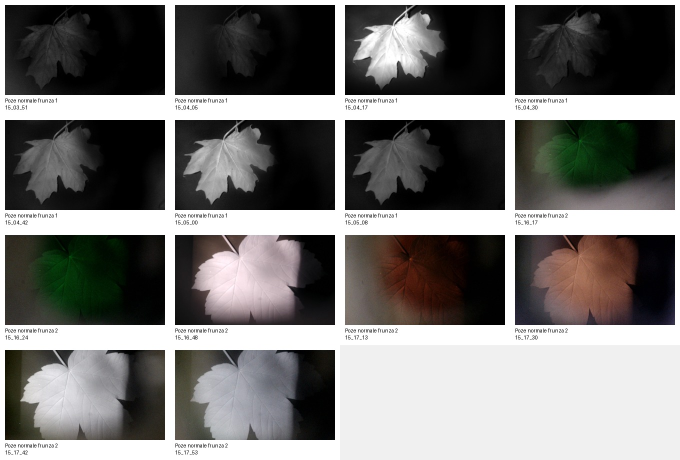
#> input picture outputs/spectrometer_photo_comparison/photo_contact_sheet.jpg, 1360 x 920 px, given as the content of the folder /OneDrive/Desktop/Archive/Misc/Review Folders/New folder (6), which was not available (shown at 1/2 size)
$ python compare_spectrometer_photos.py
#> lines starting #> are read from the running program, lines starting #| are printed output that depends on the picture; after the words box and inside, x2 and y2 are one past the last pixel; in counts of white or black regions, pixels touching at a corner belong together; pictures that were not available may be replaced by others from this repository, and a replacement may not be noted
"""Compare normal camera photos with exported spectrometer measurements.

This script is designed for the leaf dataset in:

    C:/Users/david/OneDrive/Desktop/Archive/Misc/Review Folders/New folder (6)

It can run immediately on the JPG photos and OceanView .ocv file names. For
spectral plots and camera-vs-spectrum tables, export the .ocv measurements from
OceanView as CSV files and place them in an input folder, then pass that folder
with --spectra-csv-dir.
"""

from __future__ import annotations

import argparse
import csv
import math
import re
import zipfile
from dataclasses import dataclass
from pathlib import Path

import matplotlib.pyplot as plt
import numpy as np
from PIL import Image


DEFAULT_DATASET = Path(
    r"C:\Users\david\OneDrive\Desktop\Archive\Misc\Review Folders\New folder (6)"
)
DEFAULT_OUTPUT = Path("outputs") / "spectrometer_photo_comparison"
FILTER_WAVELENGTHS = (532, 556, 680, 725, 850, 940)


@dataclass(frozen=True)
class Spectrum:
    path: Path
    wavelengths_nm: np.ndarray
    values: np.ndarray
    metadata: dict[str, str]


def main() -> None:
    parser = argparse.ArgumentParser(
        description="Build photo metrics and optional spectrum comparisons for leaf measurements."
    )
    parser.add_argument("--dataset", type=Path, default=DEFAULT_DATASET)
    parser.add_argument("--output", type=Path, default=DEFAULT_OUTPUT)
    parser.add_argument(
        "--spectra-csv-dir",
        type=Path,
        default=None,
        help="Folder containing spectra exported from OceanView as CSV/TXT.",
    )
    args = parser.parse_args()

    dataset = args.dataset.expanduser()
    output = args.output.expanduser()
    output.mkdir(parents=True, exist_ok=True)

    photo_rows = analyze_photos(dataset)
    ocv_rows = catalog_ocv_files(dataset)

    write_csv(output / "photo_color_metrics.csv", photo_rows)
    write_csv(output / "spectrometer_file_catalog.csv", ocv_rows)
    plot_photo_metrics(photo_rows, output / "photo_color_indices.png")

    spectra: list[Spectrum] = []
    if args.spectra_csv_dir:
        spectra = load_spectra(args.spectra_csv_dir.expanduser())
        if spectra:
            write_csv(output / "exported_spectrum_features.csv", spectrum_feature_rows(spectra))
            plot_spectra(spectra, output / "exported_spectra_overlay.png")
            write_csv(output / "camera_vs_spectrum_template.csv", comparison_template(photo_rows, spectra))

    write_readme(output, dataset, args.spectra_csv_dir, len(photo_rows), len(ocv_rows), len(spectra))
    print(f"Wrote analysis files to: {output.resolve()}")


def analyze_photos(dataset: Path) -> list[dict[str, object]]:
    rows: list[dict[str, object]] = []
    for path in sorted(dataset.rglob("*.jpg")):
        image = Image.open(path).convert("RGB")
#> image is the input picture: PIL image 1360x920 RGB; mean R, G, B 120.9, 119.6, 117.9
        arr = np.asarray(image, dtype=np.float32) / 255.0
        r, g, b = arr[:, :, 0], arr[:, :, 1], arr[:, :, 2]
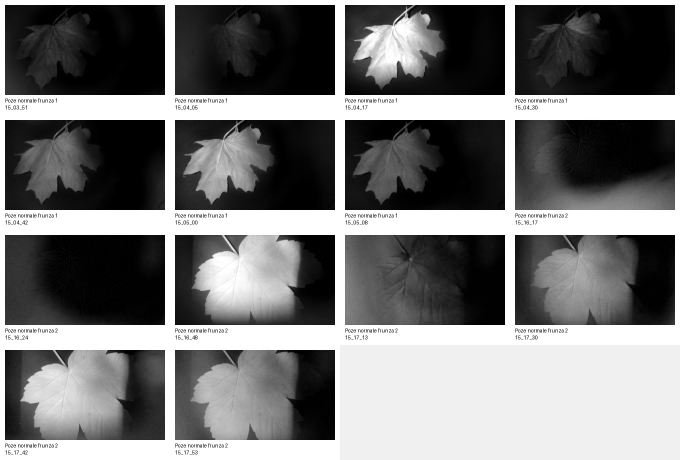
#> r: shape (920, 1360) float32 (shown at 1/2 size); min 0, max 1, mean 0.474
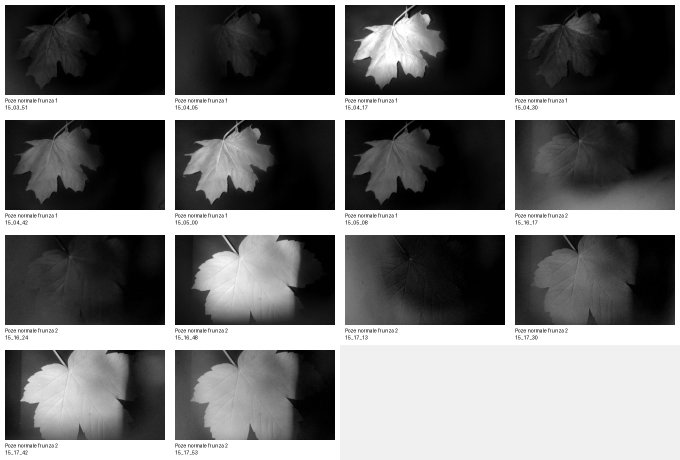
#> g: shape (920, 1360) float32 (shown at 1/2 size); min 0, max 1, mean 0.469
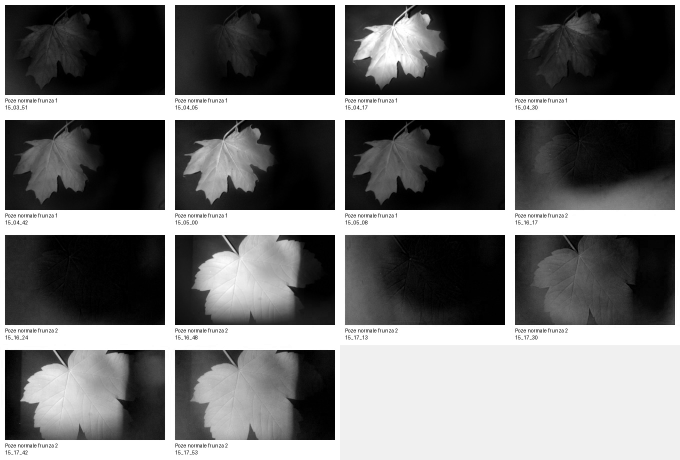
#> b: shape (920, 1360) float32 (shown at 1/2 size); min 0, max 1, mean 0.462

        # Remove very dark background/shadow pixels and nearly white glare.
        brightness = (r + g + b) / 3.0
        green_dominance = g - np.maximum(r, b)
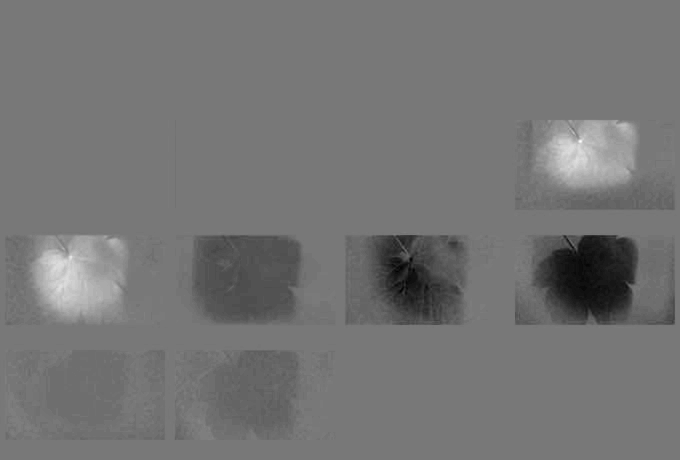
#> green_dominance: shape (920, 1360) float32 (shown at 1/2 size); min -0.235, max 0.263, mean -0.00708; drawn with min black and max white
        mask = (brightness > 0.08) & (brightness < 0.95) & (green_dominance > -0.08)
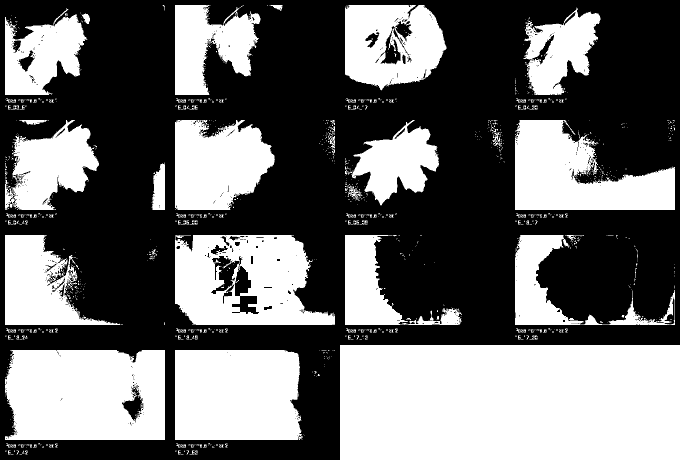
#> mask: shape (920, 1360) bool (shown at 1/2 size); 42.8% white; 1111 white regions (963 under 20 px), largest, box (x1, y1, x2, y2) and area: (680, 690, 1360, 920) 156400, (10, 700, 330, 880) 53960, (350, 700, 606, 880) 44282
        if np.count_nonzero(mask) < 500:
            mask = brightness > 0.08

        rr, gg, bb = r[mask], g[mask], b[mask]
        denominator = rr + gg + bb
        safe_denominator = np.where(denominator == 0, np.nan, denominator)
        gcc = np.nanmean(gg / safe_denominator)
#> gcc = 0.341
        exg = np.nanmean(2.0 * gg - rr - bb)
#> exg = 0.00276
        vari_denominator = gg + rr - bb
        vari = np.nanmean((gg - rr) / np.where(np.abs(vari_denominator) < 1e-6, np.nan, vari_denominator))
#> vari = 0.00195

        rows.append(
            {
                "file": path.name,
#> (the run stopped early here; a loop or call above may not have finished)
